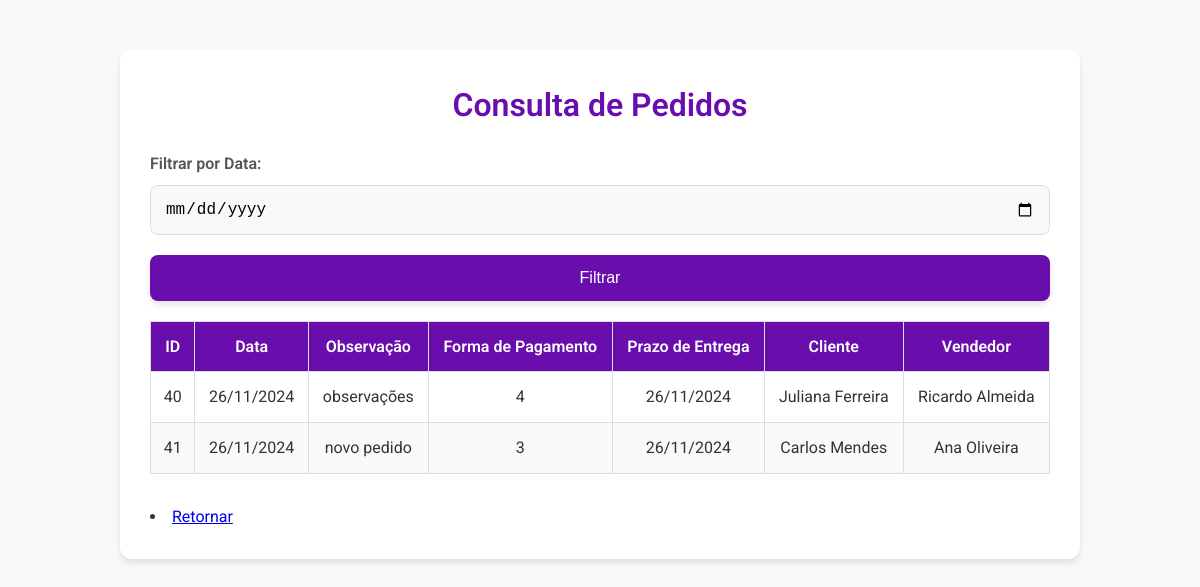
Screenshot of /pedidos/consulta_pedido.php with the database file from the repository.
### tables this page shows
CREATE TABLE `pedidos` (
  `id` int(11) NOT NULL,
  `data` date NOT NULL,
  `id_cliente` int(11) NOT NULL,
  `observacao` varchar(255) DEFAULT NULL,
  `forma_pagto` varchar(50) DEFAULT NULL,
  `prazo_entrega` date DEFAULT NULL,
  `id_vendedor` int(11) NOT NULL
);

CREATE TABLE `clientes` (
  `id` int(11) NOT NULL,
  `nome` varchar(100) NOT NULL,
  `endereco` varchar(150) DEFAULT NULL,
  `numero` varchar(10) DEFAULT NULL,
  `bairro` varchar(50) DEFAULT NULL,
  `cidade` varchar(50) DEFAULT NULL,
  `estado` varchar(2) DEFAULT NULL,
  `email` varchar(100) DEFAULT NULL,
  `cpf_cnpj` varchar(20) DEFAULT NULL,
  `rg` varchar(20) DEFAULT NULL,
  `telefone` varchar(15) DEFAULT NULL,
  `celular` varchar(15) DEFAULT NULL,
  `data_nasc` date DEFAULT NULL,
  `salario` decimal(10,2) DEFAULT NULL,
  `sexo` char(1) DEFAULT NULL,
  `estado_civil` varchar(20) DEFAULT NULL
);

CREATE TABLE `vendedor` (
  `id` int(11) NOT NULL,
  `nome` varchar(100) NOT NULL,
  `endereco` varchar(150) DEFAULT NULL,
  `cidade` varchar(50) DEFAULT NULL,
  `estado` varchar(2) DEFAULT NULL,
  `celular` varchar(15) DEFAULT NULL,
  `email` varchar(100) DEFAULT NULL,
  `perc_comissa` decimal(5,2) DEFAULT NULL,
  `setor` varchar(50) DEFAULT NULL,
  `sexo` char(1) DEFAULT NULL
);

### pedidos/consulta_pedido.php (the view, shortened to what this page needs)
<?php
include('../config/conexao.php');
$dataFiltro = "";
$sql = "
    SELECT
        pedidos.id, pedidos.data, pedidos.observacao, pedidos.forma_pagto,
        pedidos.prazo_entrega, clientes.nome AS cliente_nome,
        vendedor.nome AS vendedor_nome
    FROM
        pedidos
    JOIN
        clientes ON pedidos.id_cliente = clientes.id
    JOIN
        vendedor ON pedidos.id_vendedor = vendedor.id
";
$result = mysqli_query($conn, $sql);
?>
<!DOCTYPE html>
<html lang="pt-BR">
<head>
    <link href="../config/style.css" rel="stylesheet">
</head>
<body>
<div class="container">
    <h1>Consulta de Pedidos</h1>
    <div class="form-group">
        <label for="dataFiltro">Filtrar por Data:</label>
        <form method="get" action="">
            <input type="date" id="dataFiltro" name="dataFiltro" class="form-control" value="<?php echo $dataFiltro; ?>">
            <button type="submit" class="btn btn-primary mt-2">Filtrar</button>
        </form>
    </div>
    <?php if ($result && mysqli_num_rows($result) > 0): ?>
        <table class="table table-bordered mt-3" id="tabelaPedidos">
            <thead>
                <tr>
                    <th>ID</th>
                    <th>Data</th>
                    <th>Observação</th>
                    <th>Forma de Pagamento</th>
                    <th>Prazo de Entrega</th>
                    <th>Cliente</th>
                    <th>Vendedor</th>
                </tr>
            </thead>
            <tbody>
                <?php while ($pedido = mysqli_fetch_assoc($result)): ?>
                    <tr>
                        <td><?php echo $pedido['id']; ?></td>
                        <td><?php echo date('d/m/Y', strtotime($pedido['data'])); ?></td>
                        <td><?php echo $pedido['observacao']; ?></td>
                        <td><?php echo $pedido['forma_pagto']; ?></td>
                        <td><?php echo ($pedido['prazo_entrega'] == '0000-00-00') ? 'Não definido' : date('d/m/Y', strtotime($pedido['prazo_entrega'])); ?></td>
                        <td><?php echo $pedido['cliente_nome']; ?></td>
                        <td><?php echo $pedido['vendedor_nome']; ?></td>
                    </tr>
                <?php endwhile; ?>
            </tbody>
        </table>
    <?php else: ?>
        <p class="mt-3">Nenhum pedido encontrado.</p>
    <?php endif; ?>
    <li class="nav-item">
                <a class="nav-link" href="index_pedido.php">Retornar</a>
            </li>
</div>
</body>
</html>

### config/style.css (style rules this page uses)
* { margin: 0; padding: 0; box-sizing: border-box; }
body { font-family: 'Roboto', sans-serif; background-color: #f8f9fa; color: #333; line-height: 1.6; margin: 0; padding: 0; }
.container { width: 80%; max-width: 960px; margin: 50px auto; padding: 30px; background-color: #fff; border-radius: 12px; box-shadow: 0 4px 6px rgba(0, 0, 0, 0.1); }
h1 { font-size: 32px; font-weight: 600; color: #6a0dad; margin-bottom: 20px; text-align: center; }
.form-group { margin-bottom: 20px; }
label { font-size: 16px; font-weight: 600; color: #555; display: block; margin-bottom: 8px; }
input[type="text"], input[type="email"], input[type="date"], select { width: 100%; padding: 14px; font-size: 16px; border: 1px solid #ddd; border-radius: 8px; margin-bottom: 20px; background-color: #f9f9f9; transition: all 0.3s ease; }
button { display: inline-block; background-color: #6a0dad; color: #ffffff; padding: 14px 22px; font-size: 16px; border: none; border-radius: 8px; cursor: pointer; transition: all 0.3s ease; width: 100%; box-shadow: 0 4px 6px rgba(0, 0, 0, 0.1); }
table { width: 100%; border-collapse: collapse; margin-bottom: 30px; }
table th, table td { padding: 12px; text-align: center; border: 1px solid #ddd; }
table th { background-color: #6a0dad; color: white; font-weight: 600; }
table tbody tr:nth-child(even) { background-color: #f8f9fa; }

### rows the page displays
pedidos: id "40", data "26/11/2024", observacao "observações", forma_pagto "4", prazo_entrega "26/11/2024", id_cliente.nome "Juliana Ferreira", id_vendedor.nome "Ricardo Almeida"
pedidos: id "41", data "26/11/2024", observacao "novo pedido", forma_pagto "3", prazo_entrega "26/11/2024", id_cliente.nome "Carlos Mendes", id_vendedor.nome "Ana Oliveira"
